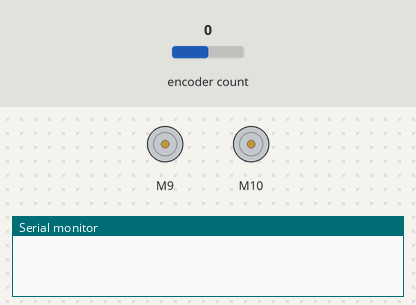
Bench run of a sketch on a simulated Arduino Uno, built with avr-gcc and run on an emulated ATmega328P. On the bench: 2 × DC motor (green arrow = forward, orange = backward, longer = faster), the last lines printed to the serial monitor. Inputs (shaded band) come from the test bench; at power-on: encoder count 0.

Above: at 0.1 s.
At 3.04 s:
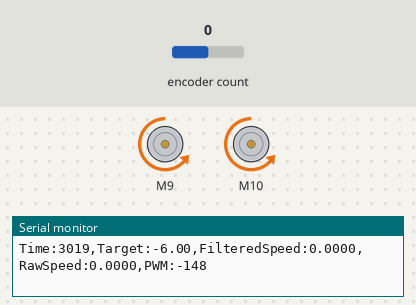
At 4.2 s:
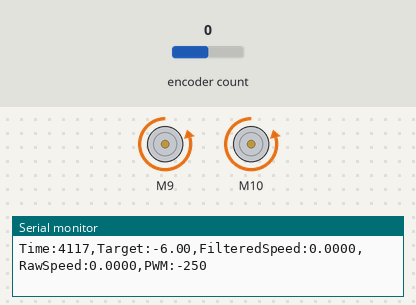
4.3 s: encoder count set to -1
7.3 s: encoder count set to 0
Timing chart, 0 to 10.3 s (numbered marks = the images above; inputs shaded):
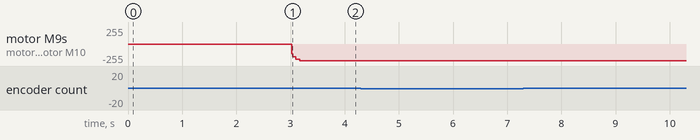

The sketch:

motor2_pid.ino
```cpp
#include <Arduino.h>
#include "CytronMotorDriver.h"
#include <Encoder.h>
#include <PID_v1.h>

// ================= MOTORS =================
CytronMD motor1(PWM_DIR, 9, 8);
CytronMD motor2(PWM_DIR, 10, 7);

// ================= ENCODER =================
Encoder myEnc(2, 3);

// ================= VARIABLES =================
long prevCount = 0;
unsigned long lastTime = 0;
double N = 1440.0;

// ================= FILTER =================
double alpha = 0.728490;
double beta  = 0.135755;

double xn1 = 0.0;
double yn1 = 0.0;

// ================= PID =================
double Setpoint, Input, Output;

double Kp = 17.7;
double Ki = 350;
double Kd = 0.0;

PID myPID(&Input, &Output, &Setpoint, Kp, Ki, Kd, DIRECT);

void setup()
{
  Serial.begin(9600);

  pinMode(2, INPUT_PULLUP);
  pinMode(3, INPUT_PULLUP);

  delay(3000);

  Setpoint = -6.0;

  myPID.SetMode(AUTOMATIC);
  myPID.SetSampleTime(20);
  myPID.SetOutputLimits(-250, 250);

  lastTime = millis();
}

void loop()
{
  unsigned long now = millis();

  if (now - lastTime >= 20)
  {
    double dt = (now - lastTime) / 1000.0;
    lastTime = now;

    // ===== Encoder Speed =====
    long count = myEnc.read();
    long delta = count - prevCount;
    prevCount = count;

    double rawSpeed =
        ((double)delta / N) * (2.0 * PI / dt);

    // ===== Low Pass Filter =====
    double xn = rawSpeed;

    double yn =
        (alpha * yn1) +
        (beta * xn) +
        (beta * xn1);

    xn1 = xn;
    yn1 = yn;

    // ===== PID =====
    Input = yn;

    myPID.Compute();

    // ===== Motors =====
    motor1.setSpeed((int)Output);
    motor2.setSpeed((int)Output);

    // ===== Serial Monitor =====
    Serial.print("Time:");
    Serial.print(now);

    Serial.print(",Target:");
    Serial.print(Setpoint);

    Serial.print(",FilteredSpeed:");
    Serial.print(yn, 4);

    Serial.print(",RawSpeed:");
    Serial.print(rawSpeed, 4);

    Serial.print(",PWM:");
    Serial.println((int)Output);
  }
}
```
